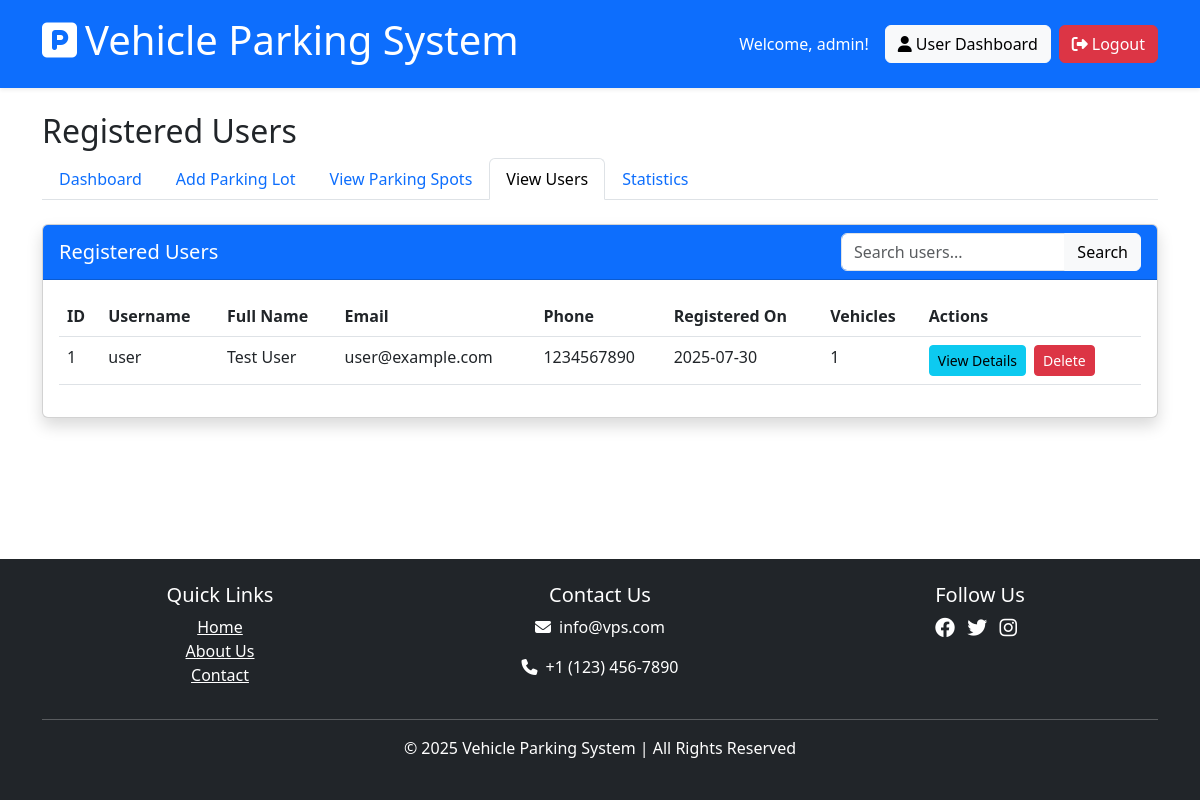
Screenshot of /admin/view_user (signed in) with the database file from the repository.
### models/admin.py (models this page shows, shortened)
class Admin(db.Model, UserMixin):
    __tablename__ = 'admin'
    id = db.Column(db.Integer, primary_key=True)
    username = db.Column(db.String(100), unique=True, nullable=False)
    password_hash = db.Column(db.String(200), nullable=False)

### models/user.py (models this page shows, shortened)
class User(db.Model, UserMixin):
    id = db.Column(db.Integer, primary_key=True)
    username = db.Column(db.String(100), unique=True, nullable=False)
    email = db.Column(db.String(120), unique=True, nullable=False)
    password_hash = db.Column(db.String(200), nullable=False)
    first_name = db.Column(db.String(50))
    last_name = db.Column(db.String(50))
    phone = db.Column(db.String(20))
    registered_on = db.Column(db.DateTime, default=lambda: datetime.now(timezone.utc))
    bookings = db.relationship('Booking', backref='user', lazy=True, cascade="all, delete-orphan")
    vehicles = db.relationship('Vehicle', backref='owner', lazy=True, cascade="all, delete-orphan")
    @property
    def password(self):
        raise AttributeError('password is not a readable attribute')

### routes/admin_routes.py (the view)
@admin_bp.route('/view_user')
@login_required
@admin_required
def view_user():
    users = User.query.all()
    return render_template('admin/view_user.html', users=users)

### extensions.py (called while the page is built)
@login_manager.user_loader
def load_user(user_id):
    from models.admin import Admin
    from models.user import User
    admin = Admin.query.get(int(user_id))
    if admin:
        return admin
    return User.query.get(int(user_id))

### routes/admin_routes.py (called while the page is built, shortened)
def admin_required(f):
    @wraps(f)
    def decorated_function(*args, **kwargs):
        if not current_user.is_authenticated:
            flash('Please login to access this page.', 'warning')
            return redirect(url_for('admin.login'))
        return f(*args, **kwargs)
    return decorated_function

### templates/admin/view_user.html (shortened to what this page needs)
{% extends 'shared/base.html' %}
{% block content %}
<div class="row mb-4">
    <div class="col-12">
        <h2>Registered Users</h2>
        <nav>
            <div class="nav nav-tabs" id="nav-tab" role="tablist">
                <a class="nav-link" href="{{ url_for('admin.dashboard') }}">Dashboard</a>
                <a class="nav-link" href="{{ url_for('admin.add_parking_lot') }}">Add Parking Lot</a>
                <a class="nav-link" href="{{ url_for('admin.view_parking_spots') }}">View Parking Spots</a>
                <a class="nav-link active" href="{{ url_for('admin.view_user') }}">View Users</a>
                <a class="nav-link" href="{{ url_for('admin.statistics') }}">Statistics</a>
            </div>
        </nav>
    </div>
</div>
<div class="row">
    <div class="col-12">
        <div class="card shadow">
            <div class="card-header bg-primary text-white d-flex justify-content-between align-items-center">
                <h5 class="card-title mb-0">Registered Users</h5>
                <div class="input-group" style="width: 300px;">
                    <input type="text" id="userSearchInput" class="form-control" placeholder="Search users...">
                    <button class="btn btn-light" type="button" id="searchButton">
                         Search
                    </button>
                </div>
            </div>
            <div class="card-body">
                {% if users %}
                <div class="table-responsive">
                    <table class="table table-hover" id="usersTable">
                        <thead>
                            <tr>
                                <th>ID</th>
                                <th>Username</th>
                                <th>Full Name</th>
                                <th>Email</th>
                                <th>Phone</th>
                                <th>Registered On</th>
                                <th>Vehicles</th>
                                <th>Actions</th>
                            </tr>
                        </thead>
                        <tbody>
                            {% for user in users %}
                            <tr>
                                <td>{{ user.id }}</td>
                                <td>{{ user.username }}</td>
                                <td>{{ user.first_name }} {{ user.last_name }}</td>
                                <td>{{ user.email }}</td>
                                <td>{{ user.phone or 'N/A' }}</td>
                                <td>{{ user.registered_on.strftime('%Y-%m-%d') }}</td>
                                <td>{{ user.vehicles|length }}</td>
                                <td>
                                    <div class="d-flex">
                                        <button type="button" class="btn btn-sm btn-info view-user-btn me-2"
                                                data-bs-toggle="modal" data-bs-target="#viewUserModal"
                                                data-user-id="{{ user.id }}">
                                            View Details
                                        </button>
                                        <form method="POST" action="{{ url_for('admin.delete_user', user_id=user.id) }}"
                                              onsubmit="return confirm('Are you sure you want to delete this user?');">
                                            <button type="submit" class="btn btn-sm btn-danger">Delete</button>
                                        </form>
                                    </div>
                                </td>
                            </tr>
                            {% endfor %}
                        </tbody>
                    </table>
                </div>
                {% else %}
                <div class="alert alert-info">
                    <p>No registered users found.</p>
                </div>
                {% endif %}
            </div>
        </div>
    </div>
</div>
{% endblock %}

### templates/shared/base.html (shortened to what this page needs)
<!DOCTYPE html>
<html lang="en">
<head>
    <link rel="stylesheet" href="{{ url_for('static', filename='css/style.css') }}">
    <link href="https://cdn.jsdelivr.net/npm/bootstrap@5.3.0/dist/css/bootstrap.min.css" rel="stylesheet">
    <link rel="stylesheet" href="https://cdnjs.cloudflare.com/ajax/libs/font-awesome/6.4.0/css/all.min.css">
</head>
<body class="d-flex flex-column min-vh-100">
    <header class="bg-primary text-white p-3 shadow-sm">
        <div class="container">
            <div class="d-flex justify-content-between align-items-center">
                <a href="{{ url_for('main.index') }}" class="text-white text-decoration-none">
                    <h1><i class="fas fa-parking me-2"></i>Vehicle Parking System</h1>
                </a>
                <nav class="navbar-nav d-flex flex-row">
                    {% if current_user.is_authenticated %}
                        <div class="d-flex align-items-center">
                            <span class="me-3">Welcome, {{ current_user.username }}!</span>
                            {% if current_user.is_admin %}
                                <a href="{{ url_for('admin.dashboard') }}" class="btn btn-light me-2">
                                    <i class="fas fa-tachometer-alt me-1"></i>Admin Dashboard
                                </a>
                            {% else %}
                                <a href="{{ url_for('user.dashboard') }}" class="btn btn-light me-2">
                                    <i class="fas fa-user me-1"></i>User Dashboard
                                </a>
                            {% endif %}
                            <a href="{{ url_for('auth.logout') }}" class="btn btn-danger">
                                <i class="fas fa-sign-out-alt me-1"></i>Logout
                            </a>
                        </div>
                    {% endif %}
                </nav>
            </div>
        </div>
    </header>
    <main class="flex-grow-1">
        <div class="container mt-4">
            {% block content %}{% endblock %}
        </div>
    </main>
    <footer class="mt-5 p-4 bg-dark text-white text-center">
        <div class="container">
            <div class="row">
                <div class="col-md-4">
                    <h5>Quick Links</h5>
                    <ul class="list-unstyled">
                        <li><a href="{{ url_for('main.index') }}" class="text-white">Home</a></li>
                        <li><a href="{{ url_for('main.about') }}" class="text-white">About Us</a></li>
                        <li><a href="{{ url_for('main.contact') }}" class="text-white">Contact</a></li>
                    </ul>
                </div>
                <div class="col-md-4">
                    <h5>Contact Us</h5>
                    <p><i class="fas fa-envelope me-2"></i>info@vps.com</p>
                    <p><i class="fas fa-phone me-2"></i>+1 (123) 456-7890</p>
                </div>
                <div class="col-md-4">
                    <h5>Follow Us</h5>
                    <div class="social-icons">
                        <a href="#" class="text-white me-2"><i class="fab fa-facebook fa-lg"></i></a>
                        <a href="#" class="text-white me-2"><i class="fab fa-twitter fa-lg"></i></a>
                        <a href="#" class="text-white me-2"><i class="fab fa-instagram fa-lg"></i></a>
                    </div>
                </div>
            </div>
            <hr class="my-3">
            <p>&copy; 2025 Vehicle Parking System | All Rights Reserved</p>
        </div>
    </footer>
</body>
</html>

### rows the page displays
Admin: username "admin"
User: id "1", username "user", first_name "Test", last_name "User", email "user@example.com", phone "1234567890", registered_on "2025-07-30", vehicles|length "1"
